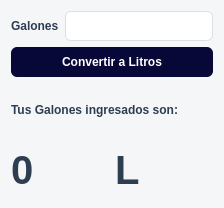
<?xml version="1.0" encoding="UTF-8"?>
<ui version="4.0">
 <class>Dialog</class>
 <widget class="QDialog" name="Dialog">
  <property name="geometry">
   <rect>
    <x>0</x>
    <y>0</y>
    <width>224</width>
    <height>208</height>
   </rect>
  </property>
  <property name="windowTitle">
   <string>Calcular_Galones_aLitros</string>
  </property>
  <property name="styleSheet">
   <string notr="true">/* Fondo general del diálogo */
QDialog {
    background-color: #f4f6f8;
    font-family: &quot;Segoe UI&quot;;
    font-size: 10pt;
}

/* Etiquetas */
QLabel {
    color: #2c3e50;
    font-weight: 500;
}

QLabel#label_L {
    color: #2c3e50;
	font-size: 30pt;
    font-weight: 500;
}


QLabel#label_resultadoL {
    color: #2c3e50;
	font-size: 30pt;
    font-weight: 500;
}

/* Campos de texto */
QLineEdit {
    background-color: #ffffff;
    border: 1px solid #dcdfe3;
    border-radius: 6px;
    padding: 6px 8px;
    selection-background-color: #4a90e2;
    selection-color: white;
}

QLineEdit:focus {
    border: 1px solid #4a90e2;
}

/* Botones */
QPushButton {
    background-color: #070738;
    color: white;
    border: none;
    border-radius: 6px;
    padding: 8px 14px;
    font-weight: 500;
}

QPushButton:hover {
    background-color: #3b7dc4;
}

QPushButton:pressed {
    background-color: #2f5f94;
}

QPushButton:disabled {
    background-color: #cfd6dd;
    color: #7a8a99;
}</string>
  </property>
  <layout class="QGridLayout" name="gridLayout">
   <item row="0" column="0">
    <layout class="QHBoxLayout" name="horizontalLayout">
     <item>
      <widget class="QLabel" name="label">
       <property name="text">
        <string>Galones</string>
       </property>
      </widget>
     </item>
     <item>
      <widget class="QLineEdit" name="edit_galones"/>
     </item>
    </layout>
   </item>
   <item row="1" column="0">
    <widget class="QPushButton" name="boton_litros">
     <property name="text">
      <string>Convertir a Litros</string>
     </property>
    </widget>
   </item>
   <item row="2" column="0">
    <widget class="QLabel" name="label_4">
     <property name="text">
      <string>Tus Galones ingresados son:</string>
     </property>
    </widget>
   </item>
   <item row="3" column="0">
    <layout class="QHBoxLayout" name="horizontalLayout_2">
     <item>
      <widget class="QLabel" name="label_resultadoL">
       <property name="text">
        <string>0</string>
       </property>
      </widget>
     </item>
     <item>
      <widget class="QLabel" name="label_L">
       <property name="text">
        <string>L</string>
       </property>
      </widget>
     </item>
    </layout>
   </item>
  </layout>
 </widget>
 <resources/>
 <connections/>
</ui>
